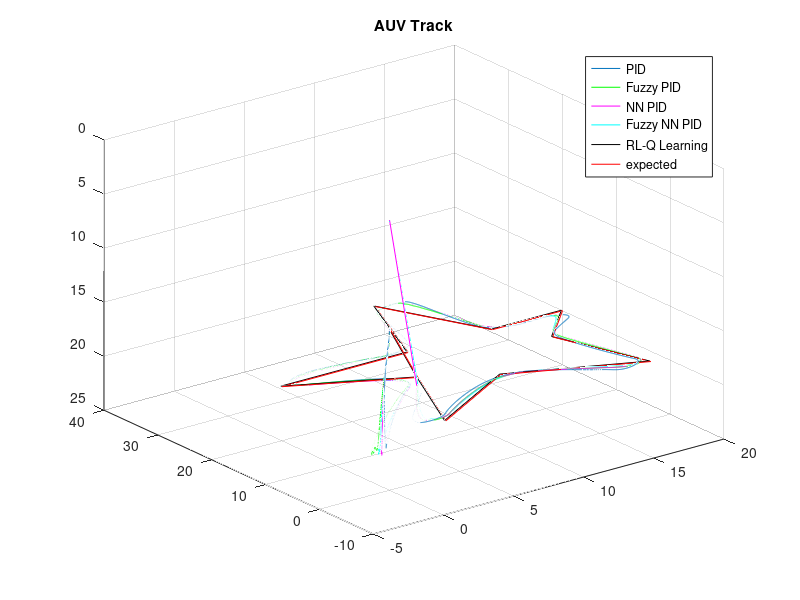

This figure's MATLAB source:
Mfile = load('star.mat');

figure(5);
plot3(Mfile.pidresults(Mfile.iii,1),Mfile.pidresults(Mfile.iii,2),Mfile.pidresults(Mfile.iii,3),'-');
title('AUV Track');
grid on;
set(gca,'zdir','reverse');
hold on;
plot3(Mfile.ffresults(Mfile.iii,1),Mfile.ffresults(Mfile.iii,2),Mfile.ffresults(Mfile.iii,3),'g');
hold on;
plot3(Mfile.nnresults(Mfile.iii,1),Mfile.nnresults(Mfile.iii,2),Mfile.nnresults(Mfile.iii,3),'m');
hold on;
plot3(Mfile.nfresults(Mfile.iii,1),Mfile.nfresults(Mfile.iii,2),Mfile.nfresults(Mfile.iii,3),'c');
hold on;
plot3(Mfile.QLresults(Mfile.ii,1),Mfile.QLresults(Mfile.ii,2),Mfile.QLresults(Mfile.ii,3),'k');
hold on;
A=[0 7 0 9 12 15 20 17 19 11 4 7];
B=[0 13 20 20 34 20 20 14 1 8 0 13];
C=[10 20 20 20 20 20 20 20 20 20 20 20];
plot3(A,B,C,'r');
legend('PID','Fuzzy PID','NN PID','Fuzzy NN PID','RL-Q Learning','expected');
hold off;

